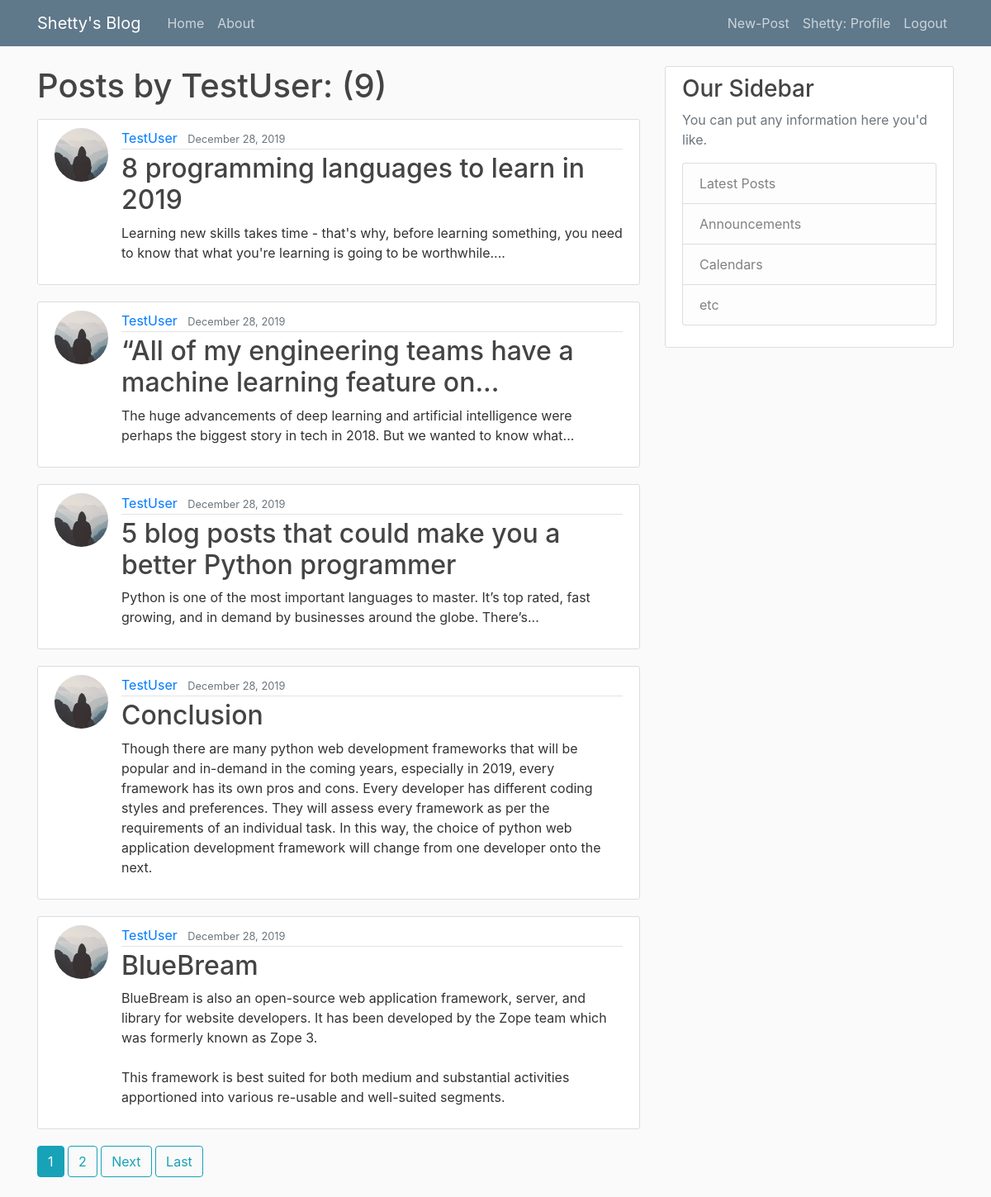
/user/TestUser/ (signed in), run on the app's committed database.
### blog/models.py (models this page shows, shortened)
class Post(models.Model):
    title = models.CharField(max_length=100)
    content = models.TextField()
    date_posted = models.DateTimeField(default=timezone.now)
    author = models.ForeignKey(User, on_delete=models.CASCADE)

### users/models.py (models this page shows, shortened)
class Profile(models.Model):
    user = models.OneToOneField(User, on_delete=models.CASCADE)
    image = models.ImageField(default='default.jpg', upload_to='profile_pics')

### blog/views.py (the view)
# urls.py: path('user/<str:username>/', UserPostListView.as_view(), name='user-posts'),
class UserPostListView(ListView):
    model = Post
    template_name = 'blog/user_posts.html'  # <app>/<model>_<viewtype>.html
    context_object_name = 'posts'
    paginate_by = 5
    def get_queryset(self):
        user = get_object_or_404(User, username=self.kwargs.get('username'))
        return Post.objects.filter(author=user).order_by('-date_posted')

### blog/templates/blog/user_posts.html (shortened to what this page needs)
{% extends "blog/base.html" %}
{% block content %}
    <h1 class="mb-3">Posts by {{ view.kwargs.username }}: ({{ page_obj.paginator.count }})</h1>
    {% for post in posts %}
        <article class="media content-section">
          <img class="rounded-circle article-img" src="{{ post.author.profile.image.url }}">
          <div class="media-body">
            <div class="article-metadata">
              <a class="mr-2" href="{% url 'user-posts' post.author.username %}">{{ post.author }}</a>
              <small class="text-muted">{{ post.date_posted|date:"F d, Y" }}</small>
            </div>
            <h2><a class="article-title" href="{% url 'post-detail' post.id %}">{{ post.title }}</a></h2>
            <p class="article-content">{{ post.content }}</p>
          </div>
        </article>
    {% endfor %}
    {% if is_paginated %}
      {% for num in page_obj.paginator.page_range %}
        {% if page_obj.number == num %}
          <a class="btn btn-info mb-4" href="?page={{num}}">{{num}}</a>
        {% elif num > page_obj.number|add:'-3' and num < page_obj.number|add:'3' %}
          <a class="btn btn-outline-info mb-4" href="?page={{num}}">{{num}}</a>
        {% endif %}
      {% endfor %}
      {% if page_obj.has_next %}
        <a class="btn btn-outline-info mb-4" href="?page={{ page_obj.next_page_number }}">Next</a>
        <a class="btn btn-outline-info mb-4" href="?page={{ page_obj.paginator.num_pages }}">Last</a>
      {% endif %}
    {% endif %}
{% endblock content %}

### blog/templates/blog/base.html (shortened to what this page needs)
{% load static %}
<!DOCTYPE html>
<html>
<head>
    <link rel="stylesheet" href="https://maxcdn.bootstrapcdn.com/bootstrap/4.0.0/css/bootstrap.min.css">
    <link rel="stylesheet" type="text/css" href="{% static 'blog/main.css' %}">
</head>
<body>
    <header class="site-header">
      <nav class="navbar navbar-expand-md navbar-dark bg-steel fixed-top">
        <div class="container">
          <a class="navbar-brand mr-4" href="{% url 'blog-home' %}">Shetty's Blog</a>
          <div class="collapse navbar-collapse" id="navbarToggle">
            <div class="navbar-nav mr-auto">
              <a class="nav-item nav-link" href="{% url 'blog-home' %}">Home</a>
              <a class="nav-item nav-link" href="{% url 'blog-about' %}">About</a>
            </div>
            <div class="navbar-nav">
              {% if user.is_authenticated %}
                <a class="nav-item nav-link" href="{% url 'post-create' %}">New-Post</a>
                <a class="nav-item nav-link" href="{% url 'profile' %}">{{user.username}}: Profile</a>
                <a class="nav-item nav-link" href="{% url 'logout' %}">Logout</a>
              {% else %}
                <a class="nav-item nav-link" href="{% url 'login' %}">Login</a>
                <a class="nav-item nav-link" href="{% url 'register' %}">Register</a>
              {% endif %}
            </div>
          </div>
        </div>
      </nav>
    </header>
    <main role="main" class="container">
      <div class="row">
        <div class="col-md-8">
          {% block content %}{% endblock %}
        </div>
        <div class="col-md-4">
          <div class="content-section">
            <h3>Our Sidebar</h3>
            <p class='text-muted'>You can put any information here you'd like.
              <ul class="list-group">
                <li class="list-group-item list-group-item-light">Latest Posts</li>
                <li class="list-group-item list-group-item-light">Announcements</li>
                <li class="list-group-item list-group-item-light">Calendars</li>
                <li class="list-group-item list-group-item-light">etc</li>
              </ul>
            </p>
          </div>
        </div>
      </div>
    </main>
</body>
</html>

### blog/static/blog/main.css (style rules this page uses)
body { background: #fafafa; color: #333333; margin-top: 5rem; }
h1, h2, h3, h4, h5, h6 { color: #444444; }
ul { margin: 0; }
.bg-steel { background-color: #5f788a; }
.site-header .navbar-nav .nav-link { color: #cbd5db; }
.content-section { background: #ffffff; padding: 10px 20px; border: 1px solid #dddddd; border-radius: 3px; margin-bottom: 20px; }
.article-title { color: #444444; }
.article-content { white-space: pre-line; }
.article-img { height: 65px; width: 65px; margin-right: 16px; }
.article-metadata { padding-bottom: 1px; margin-bottom: 4px; border-bottom: 1px solid #e3e3e3 }

### data on the page
Post: author.profile.image (placeholder picture), author "TestUser", date_posted "December 28, 2019", title "8 programming languages to learn in 2019", content "Learning new skills takes time - that's why, before learning something, you need to know that what you're learning is going to be worthwhile...."
Post: author.profile.image (placeholder picture), author "TestUser", date_posted "December 28, 2019", title "“All of my engineering teams have a machine learning feature on...", content "The huge advancements of deep learning and artificial intelligence were perhaps the biggest story in tech in 2018. But we wanted to know what..."
Post: author.profile.image (placeholder picture), author "TestUser", date_posted "December 28, 2019", title "5 blog posts that could make you a better Python programmer", content "Python is one of the most important languages to master. It’s top rated, fast growing, and in demand by businesses around the globe. There’s..."
Post: author.profile.image (placeholder picture), author "TestUser", date_posted "December 28, 2019", title "Conclusion", content "Though there are many python web development frameworks that will be popular and in-demand in the coming years, especially in 2019, every framework has its own pros and cons. Every developer has different coding styles and preferences. They will assess every framework as per the requirements of an individual task. In this way, the choice of python web application development framework will change from one developer onto the next."
Post: author.profile.image (placeholder picture), author "TestUser", date_posted "December 28, 2019", title "BlueBream", content "BlueBream is also an open-source web application framework, server, and library for website developers. It has been developed by the Zope team which was formerly known as Zope 3. This framework is best suited for both medium and substantial activities apportioned into various re-usable and well-suited segments."

### other printed values
{{ user.username }} "Shetty"
{{ view.kwargs.username }} "TestUser"
{{ page_obj.paginator.count }} "9"
{{ num }} "1"
{{ num }} "2"
